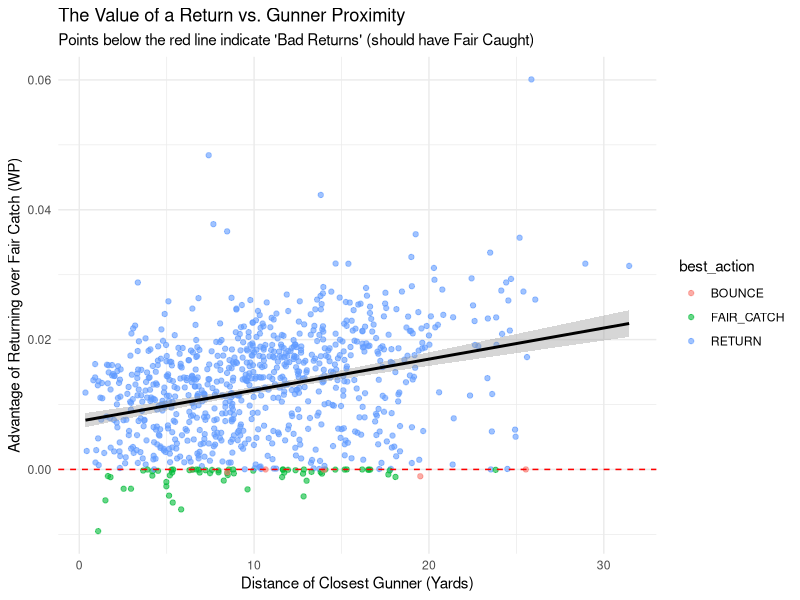

Here is the R script that generated this plot:
library(tidyverse)

# Load the decision model results
results <- read_csv("Decision Model Analysis/punt_decision_expected_wp.csv")

# Overall Strategy Distribution
# How often does the model recommend each action?
strategy_summary <- results %>%
  count(best_action) %>%
  mutate(percentage = round((n / sum(n)) * 100, 2)) %>%
  arrange(desc(n))

print("--- Strategy Distribution (The Model's Recommendations) ---")
print(strategy_summary)



# WIN PROBABILITY COMPARISON
# This shows the 'Expected Value' of each choice across all 864 plays
wp_comparison <- results %>%
  summarise(
    avg_wp_if_fair_catch = mean(wp_fc, na.rm = TRUE),
    avg_wp_if_return = mean(wp_return, na.rm = TRUE),
    avg_wp_if_bounce = mean(wp_bounce, na.rm = TRUE)
  )

print("--- Average Win Probability per Choice ---")
print(wp_comparison)



# Contextual Metrics
# Showing physical conditions that lead to each recommendation
context_analysis <- results %>%
  group_by(best_action) %>%
  summarise(
    play_count = n(),
    avg_gunner_dist = mean(closest_gunner_dist, na.rm = TRUE),
    avg_hang_time = mean(hang_time, na.rm = TRUE),
    avg_wp_gained_by_returning = mean(adv_return_vs_fc, na.rm = TRUE)
  )

print("--- Physical Context for Decisions ---")
print(context_analysis)


# Visualizing the "Danger Zone"
# This plot shows how Gunner Distance affects the value of a return
ggplot(results, aes(x = closest_gunner_dist, y = adv_return_vs_fc)) +
  geom_point(aes(color = best_action), alpha = 0.6) +
  geom_hline(yintercept = 0, linetype = "dashed", color = "red") +
  geom_smooth(method = "lm", color = "black") +
  labs(
    title = "The Value of a Return vs. Gunner Proximity",
    subtitle = "Points below the red line indicate 'Bad Returns' (should have Fair Caught)",
    x = "Distance of Closest Gunner (Yards)",
    y = "Advantage of Returning over Fair Catch (WP)"
  ) +
  theme_minimal()
